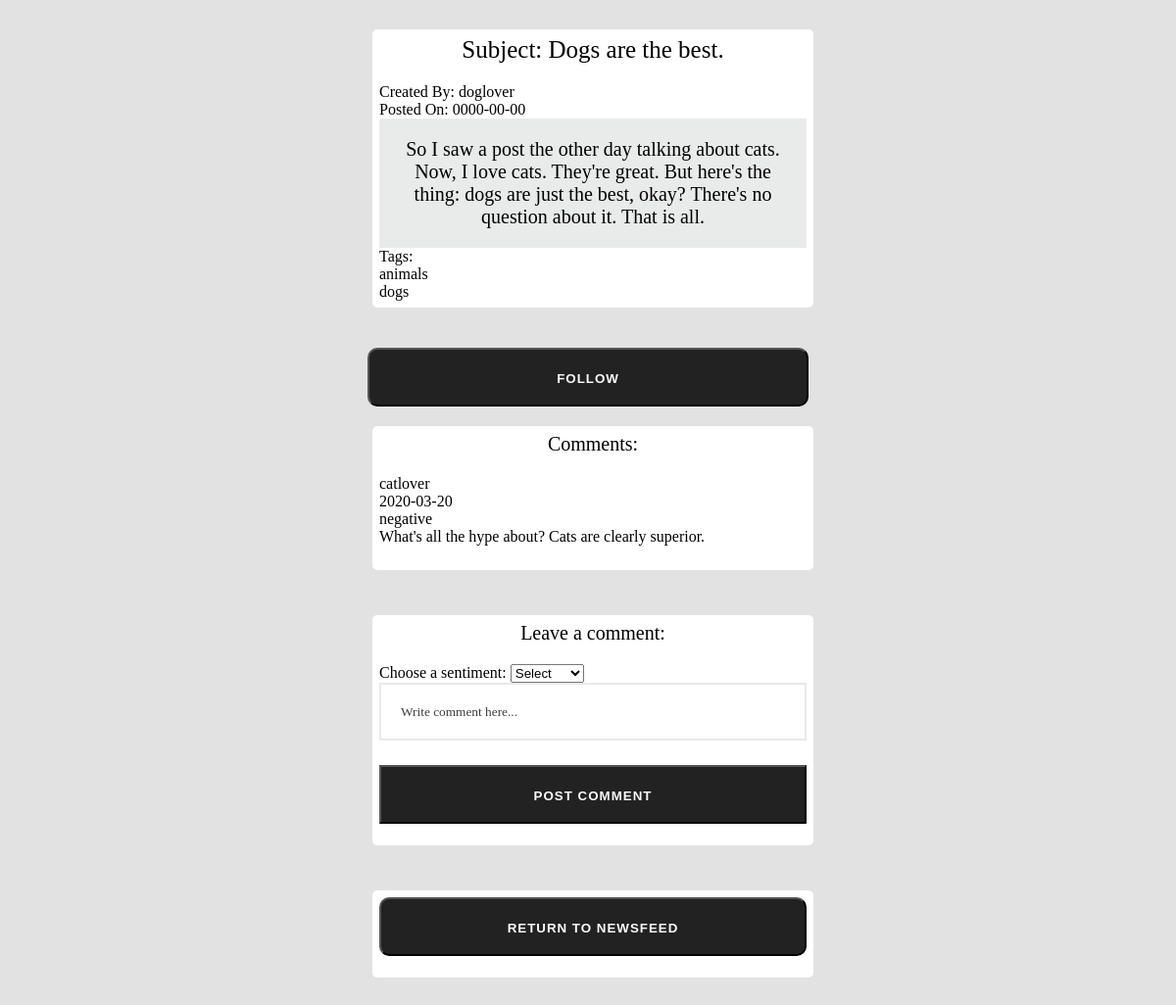
The app's page /viewBlog.php?blogid=3 with its own data.
### tables this page shows
CREATE TABLE `blogs` (
  `blogid` int(10) unsigned NOT NULL AUTO_INCREMENT,
  `subject` varchar(50) DEFAULT NULL,
  `description` varchar(250) DEFAULT NULL,
  `pdate` date DEFAULT NULL,
  `created_by` varchar(45) DEFAULT NULL,
  PRIMARY KEY (`blogid`),
  KEY `FK1_idx` (`description`),
  KEY `FK1` (`created_by`),
  CONSTRAINT `FK1` FOREIGN KEY (`created_by`) REFERENCES `userinformation` (`username`)
);

CREATE TABLE `blogstags` (
  `blogid` int(10) unsigned NOT NULL,
  `tag` varchar(20) NOT NULL,
  PRIMARY KEY (`blogid`,`tag`),
  CONSTRAINT `blogstags_ibfk_1` FOREIGN KEY (`blogid`) REFERENCES `blogs` 
(`blogid`)
);

CREATE TABLE `comments` (
  `commentid` int(10) NOT NULL AUTO_INCREMENT,
  `sentiment` varchar(20) DEFAULT NULL,
  `description` varchar(250) DEFAULT NULL,
  `cdate` date DEFAULT NULL,
  `blogid` int(10) unsigned DEFAULT NULL,
  `posted_by` varchar(45) DEFAULT NULL,
  PRIMARY KEY (`commentid`),
  KEY `comments_ibfk_1` (`blogid`),
  KEY `comments_ibfk_2` (`posted_by`),
  CONSTRAINT `comments_ibfk_1` FOREIGN KEY (`blogid`) REFERENCES `blogs` 
(`blogid`),
  CONSTRAINT `comments_ibfk_2` FOREIGN KEY (`posted_by`) REFERENCES `userinformation` 
(`username`),
  CONSTRAINT `sentiment_types` CHECK ((`sentiment` in 
(_utf8mb4'negative',_utf8mb4'positive')))
);

### viewBlog.php (the view, shortened to what this page needs)
<!DOCTYPE html>
<html lang="en">
     <head>
        <link rel="stylesheet" href="styles.css">
     </head>
<body>
<div class="wrapper">
<div class="container">
<div class="newslist">
<?php
   $dbuser = "root";
   $dbpass = "";
   $db = mysqli_connect("127.0.0.1", $dbuser, $dbpass, "users");
   $id = $_GET['blogid'];
   $query = "SELECT * FROM blogs WHERE blogid = '$id';";
   $result = mysqli_query($db, $query);
   while($rows=$result->fetch_assoc())
   { ?>
      <div class="blog-title">Subject: <?php echo $rows['subject'];?></div>
      <div>Created By: <?php echo $rows['created_by'];?></div>
      <div>Posted On: <?php echo $rows['pdate'];?></div>
      <div class="blog-content"><?php echo $rows['description'];?></div>
   <?php
   }
   $query = "SELECT * FROM blogstags WHERE blogid = '$id';";
   $result = mysqli_query($db, $query); ?>
   <p>Tags:</p>
   <?php
   while($rows=$result->fetch_assoc())
   { ?>
      <div><?php echo $rows['tag'];?></div>
   <?php
   }
?>
</div>
<br /> <br />
<?php
$query = "SELECT sentiment, description, cdate, posted_by FROM comments WHERE blogid = '$id';";
$result = mysqli_query($db, $query);
?>
<form method="POST" action= "followPage.php">
<input class="btn" type="submit" value="Follow" >
</form>
<div class="newslist">
<p class="blog-sub">Comments:</p> <?php
while($rows=$result->fetch_assoc())
{ ?>
   <div><?php echo $rows['posted_by'];?></div>
   <div><?php echo $rows['cdate'];?></div>
   <div><?php echo $rows['sentiment'];?></div>
   <div><?php echo $rows['description'];?></div>
   <br />
<?php
}
?>
</div>
<br /> <br />
<div class="newslist">
<div class="blog-sub">Leave a comment:</div>
<form method="post" action="insertComment.php">
   <label for="sentiment">Choose a sentiment:</label>
   <select id="sentiment" name="sentiment">
      <option value="dummy">Select</option>
   </select>
   <br />
   <input type ="text" id="commentdes" class="input" name="commentdes" placeholder="Write comment here..." >
   <input type="submit" value="Post comment">
</form>
</div>
<br /> <br />
<div class="newslist">
   <form method="post" action="newsFeed.php">
   <input type="submit" class="btn" id="returnNewsfeedButton" value="Return to Newsfeed">
</form>
</div>
</div>
</body>
</html>

### styles.css (style rules this page uses)
* { margin: 0; padding: 0; user-select: none; box-sizing: border-box; }
body { font-family:'Poppins'; background: #e2e2e2; font-family: Alef; user-select: none; }
.blog-title { text-align: center; font-size: 25px; padding-bottom: 20px; }
.blog-sub { text-align: center; font-size: 20px; padding-bottom: 20px; }
.blog-content { text-align: center; font-size: 20px; padding: 20px; background: #e9eaea; }
.container { width: 450px; margin: 30px auto; }
.input { width: 100%; padding: 20px; box-sizing: border-box; margin-bottom: 25px; border: 2px solid #e9eaea; color: #3e3e40; outline: none; transform: all 0.5s ease; }
.btn { width: 100%; background: #000000; height: 60px; text-align: center; line-height: 60px; text-transform: uppercase; color: #fff; font-weight: bold; letter-spacing: 1px; cursor: pointer; margin-bottom: 15px; border-radius: 10px; }
input[type=submit] { width: 100%; background: #222222; height: 60px; text-align: center; line-height: 60px; text-transform: uppercase; color: rgb(250, 250, 250); font-weight: bold; letter-spacing: 1px; cursor: pointer; margin-bottom: 15px; }
.newslist { align-items: center; background: #fff; padding: 7px; border:5px; margin:5px; width: 100%; box-sizing: border-box; height: auto; border-radius: 5px; }

### records on screen
blogs: subject "Dogs are the best.", created_by "doglover", pdate "0000-00-00", description "So I saw a post the other day talking about cats. Now, I love cats. They're great. But here's the thing: dogs are just the best, okay? There's no question about it. That is all."
blogstags: tag "animals"
blogstags: tag "dogs"
comments: posted_by "catlover", cdate "2020-03-20", sentiment "negative", description "What's all the hype about? Cats are clearly superior."
